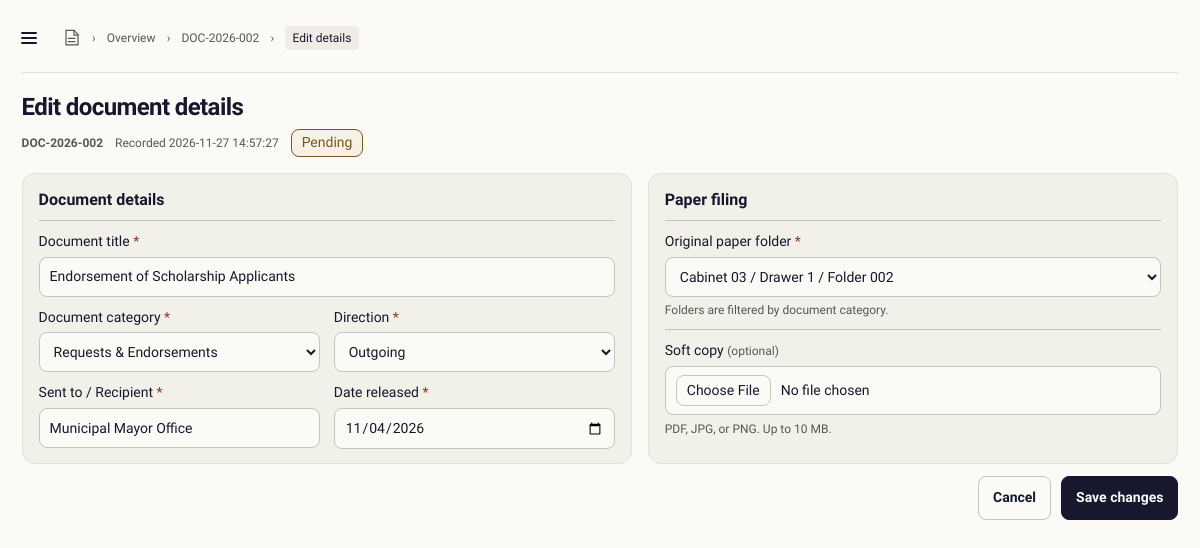
Screenshot of /documents/edit.php?id=1002 (signed in) with the database file from the repository.
### tables this page shows
CREATE TABLE Documents (
  document_id      INT AUTO_INCREMENT PRIMARY KEY,
  tracking_number  VARCHAR(30)  NOT NULL UNIQUE,
  title            VARCHAR(150) NOT NULL,
  type_id          INT NOT NULL,
  committee_id     INT NULL,
  direction        VARCHAR(20)  NOT NULL,
  sender_recipient VARCHAR(100) NOT NULL,
  date_received    DATE NOT NULL,
  status           VARCHAR(30)  NOT NULL DEFAULT 'Pending',
  location_id      INT NOT NULL,
  recorded_by      INT NOT NULL,
  created_at       DATETIME NOT NULL DEFAULT CURRENT_TIMESTAMP,
  CONSTRAINT chk_tracking  CHECK (tracking_number REGEXP '^DOC-[0-9]{4}-[0-9]{3}$'),
  CONSTRAINT chk_direction CHECK (direction IN ('Incoming','Outgoing')),
  CONSTRAINT chk_sender    CHECK (CHAR_LENGTH(TRIM(sender_recipient)) > 0),
  CONSTRAINT chk_status    CHECK (status IN ('Pending','In Process','Completed')),
  FOREIGN KEY (type_id)      REFERENCES Document_Types(type_id),
  FOREIGN KEY (committee_id) REFERENCES Committees(committee_id),
  FOREIGN KEY (location_id)  REFERENCES Storage_Locations(location_id),
  FOREIGN KEY (recorded_by)  REFERENCES Users(user_id)
) AUTO_INCREMENT=1001;

CREATE TABLE Document_Types (
  type_id      INT AUTO_INCREMENT PRIMARY KEY,
  type_name    VARCHAR(60) NOT NULL UNIQUE,
  is_financial BOOLEAN NOT NULL DEFAULT FALSE
) AUTO_INCREMENT=401;

CREATE TABLE Storage_Locations (
  location_id INT AUTO_INCREMENT PRIMARY KEY,
  type_id     INT NOT NULL,
  cabinet     VARCHAR(30) NOT NULL,
  drawer      VARCHAR(30) NOT NULL,
  folder      VARCHAR(30) NOT NULL,
  CONSTRAINT uq_location UNIQUE (cabinet, drawer, folder),
  FOREIGN KEY (type_id) REFERENCES Document_Types(type_id)
) AUTO_INCREMENT=501;

### config/database.php (called while the page is built, shortened)
<?php
function db(): PDO
{
    static $connection = null;
    if ($connection instanceof PDO) {
        return $connection;
    }
    $dsn = sprintf('mysql:host=%s;port=%s;dbname=%s;charset=utf8mb4', DB_HOST, DB_PORT, DB_NAME);
    $connection = new PDO($dsn, DB_USER, DB_PASSWORD, [
        PDO::ATTR_ERRMODE => PDO::ERRMODE_EXCEPTION,
        PDO::ATTR_DEFAULT_FETCH_MODE => PDO::FETCH_ASSOC,
        PDO::ATTR_EMULATE_PREPARES => false,
    ]);
    return $connection;
}

### includes/functions.php (called while the page is built, shortened)
<?php
function e($value): string
{
    return htmlspecialchars((string) $value, ENT_QUOTES | ENT_SUBSTITUTE, 'UTF-8');
}
function query_value(string $key, string $default = ''): string
{
    $value = $_GET[$key] ?? $default;
    return is_string($value) ? trim($value) : $default;
}
function document_browse_query(): array
{
    $query = array_filter(array_intersect_key($_GET, array_flip(['search', 'year', 'status'])), 'is_string');
    $origin = query_value('from');
    return $query;
}
function status_slug(string $status): string
{
    $slug = strtolower(trim($status));
    $slug = preg_replace('/[^a-z0-9]+/', '-', $slug) ?? '';
    return trim($slug, '-');
}

### includes/document-folder-field.php (the view, shortened to what this page needs)
<div class="modal-field">
    <label for="<?= e($folderFieldId) ?>">Original paper folder <b>*</b></label>
    <select id="<?= e($folderFieldId) ?>" name="location_id" required
            aria-describedby="<?= e($folderFieldId) ?>-hint<?= isset($formErrors['location_id']) ? ' ' . e($folderFieldId) . '-error' : '' ?>"<?= isset($formErrors['location_id']) ? ' aria-invalid="true"' : '' ?>>
        <?php foreach ($storageLocations as $location): ?>
            <?php
            $locationTypeId = (string) $location['type_id'];
            $matchesType = $folderTypeId === $locationTypeId;
            $selectedFolder = $matchesType && $formValues['location_id'] === (string) $location['location_id'];
            ?>
            <option value="<?= e($location['location_id']) ?>" data-type-id="<?= e($locationTypeId) ?>"<?= $selectedFolder ? ' selected' : '' ?>><?= e($location['cabinet']) ?> / <?= e($location['drawer']) ?> / <?= e($location['folder']) ?></option>
        <?php endforeach; ?>
    </select>
    <small id="<?= e($folderFieldId) ?>-hint" class="modal-field__hint" data-location-hint aria-live="polite"></small>
</div>

### documents/edit.php (shortened to what this page needs)
<?php
$documentId = filter_input(INPUT_GET, 'id', FILTER_VALIDATE_INT);
$document = null;
$documentTypes = [];
$storageLocations = [];
$formErrors = [];
$formValues = [
    'title' => '',
    'category' => '',
    'direction' => '',
    'sender_recipient' => '',
    'date_received' => '',
    'location_id' => '',
];
$loadError = false;
if (!is_int($documentId) || $documentId < 1) {
    http_response_code(404);
} else {
    try {
        $statement = db()->prepare(
            'SELECT d.document_id AS id, d.tracking_number, d.title, d.type_id,
                    d.direction, d.sender_recipient, d.date_received, d.status,
                    d.location_id, d.created_at, a.file_name AS soft_copy_name
             FROM Documents d
             LEFT JOIN Document_Soft_Copies a ON a.document_id = d.document_id
             WHERE d.document_id = :document_id
               AND NOT EXISTS (SELECT 1 FROM Document_Recycle_Bin b WHERE b.document_id = d.document_id)
             LIMIT 1'
        );
        $statement->execute(['document_id' => $documentId]);
        $document = $statement->fetch() ?: null;
        $documentTypes = db()->query(
            'SELECT type_id, type_name FROM Document_Types ORDER BY type_name'
        )->fetchAll();
        $storageLocations = db()->query(
            'SELECT location_id, type_id, cabinet, drawer, folder
             FROM Storage_Locations
             WHERE type_id IS NOT NULL
             ORDER BY type_id, cabinet, drawer, folder'
        )->fetchAll();
    } catch (PDOException $exception) {
        error_log('B-TRACK edit form load error: ' . $exception->getMessage());
        $loadError = true;
    }
    if ($document) {
        $formValues = [
            'title' => (string) $document['title'],
            'category' => (string) $document['type_id'],
            'direction' => (string) $document['direction'],
            'sender_recipient' => (string) $document['sender_recipient'],
            'date_received' => (string) $document['date_received'],
            'location_id' => (string) $document['location_id'],
        ];
    } elseif (!$loadError) {
        http_response_code(404);
    }
}
$browseQuery = document_browse_query();
$recordUrl = $document ? 'view.php?' . http_build_query(['id' => $document['id']] + $browseQuery) : '';
?>
<!DOCTYPE html>
<html lang="en">
<head>
    <link rel="stylesheet" href="../assets/css/theme.css">
    <link rel="stylesheet" href="../assets/css/dashboard.css">
</head>
<body>
    <div class="app-shell records-workspace">
        <main class="main-content edit-document-page" id="main-content">
            <div class="records-content">
                <header class="records-header record-detail-bar">
                    <?php require dirname(__DIR__) . '/includes/menu-button.php'; ?>
                    <?php require dirname(__DIR__) . '/includes/breadcrumb.php'; ?>
                </header>
                <?php if ($document && !$loadError): ?>
                    <section class="edit-document" aria-labelledby="edit-document-title">
                        <header class="record-detail-heading">
                            <div class="record-detail-title">
                                <h1 id="edit-document-title">Edit document details</h1>
                                <div class="record-detail-meta">
                                    <strong class="record-detail-code"><?= e($document['tracking_number']) ?></strong>
                                    <span>Recorded <time datetime="<?= e(str_replace(' ', 'T', $document['created_at'])) ?>"><?= e($document['created_at']) ?></time></span>
                                    <span class="record-status record-status--<?= e(status_slug((string) $document['status'])) ?>">
                                        <span class="sr-only">Current status: </span><?= e($document['status']) ?>
                                    </span>
                                </div>
                            </div>
                        </header>
                        <form class="edit-document-form" action="update.php?<?= e(http_build_query(['id' => $document['id']] + $browseQuery)) ?>" method="post" enctype="multipart/form-data" data-document-form>
                            <div class="document-fields-grid">
                                <section class="record-detail-panel document-fields-panel" aria-labelledby="edit-details-section-title">
                                    <h2 id="edit-details-section-title">Document details</h2>
                                    <div class="modal-form-grid">
                                        <label class="modal-field modal-field--wide">
                                            <span>Document title <b>*</b></span>
                                            <input id="edit-title" name="title" type="text" maxlength="150" required value="<?= e($formValues['title']) ?>"<?= isset($formErrors['title']) ? ' aria-invalid="true" aria-describedby="edit-title-error"' : '' ?>>
                                        </label>
                                        <label class="modal-field">
                                            <span>Document category <b>*</b></span>
                                            <select id="edit-category" name="category" required<?= isset($formErrors['category']) ? ' aria-invalid="true" aria-describedby="edit-category-error"' : '' ?>>
                                                <?php foreach ($documentTypes as $type): ?>
                                                    <option value="<?= e($type['type_id']) ?>"<?= $formValues['category'] === (string) $type['type_id'] ? ' selected' : '' ?>><?= e($type['type_name']) ?></option>
                                                <?php endforeach; ?>
                                            </select>
                                        </label>
                                        <label class="modal-field">
                                            <span>Direction <b>*</b></span>
                                            <select id="edit-direction" name="direction" required data-direction-select<?= isset($formErrors['direction']) ? ' aria-invalid="true" aria-describedby="edit-direction-error"' : '' ?>>
                                                <option value="Outgoing"<?= $formValues['direction'] === 'Outgoing' ? ' selected' : '' ?>>Outgoing</option>
                                            </select>
                                        </label>
                                        <label class="modal-field">
                                            <span data-party-label> <b>*</b></span>
                                            <input id="edit-sender-recipient" name="sender_recipient" type="text" maxlength="100" required value="<?= e($formValues['sender_recipient']) ?>"<?= isset($formErrors['sender_recipient']) ? ' aria-invalid="true" aria-describedby="edit-sender-recipient-error"' : '' ?>>
                                        </label>
                                        <label class="modal-field">
                                            <span data-transaction-label><?= $formValues['direction'] === 'Incoming' ? 'Date received' : ($formValues['direction'] === 'Outgoing' ? 'Date released' : 'Document date') ?> <b>*</b></span>
                                            <input id="edit-date-received" name="date_received" type="date" max="<?= e(date('Y-m-d')) ?>" required value="<?= e($formValues['date_received']) ?>"<?= isset($formErrors['date_received']) ? ' aria-invalid="true" aria-describedby="edit-date-received-error"' : '' ?>>
                                        </label>
                                    </div>
                                </section>
                                <section class="record-detail-panel document-fields-panel" aria-labelledby="edit-location-section-title">
                                    <h2 id="edit-location-section-title">Paper filing</h2>
                                    <?php
                                    $folderFieldId = 'edit-location_id';
                                    $folderTypeId = $formValues['category'];
                                    require __DIR__ . '/../includes/document-folder-field.php';
                                    ?>
                                    <?php require __DIR__ . '/../includes/soft-copy-field.php'; ?>
                                </section>
                            </div>
                            <footer class="edit-document-actions">
                                <a class="button button--secondary" href="<?= e($recordUrl) ?>">Cancel</a>
                                <button class="button button--primary" type="submit" data-document-submit><span data-submit-label>Save changes</span></button>
                            </footer>
                        </form>
                    </section>
                <?php endif; ?>
            </div>
        </main>
    </div>
</body>
</html>

### assets/css/theme.css (style rules this page uses)
:root { --workspace-surface: #fbfaf6; --rail-surface: #f1f0e9; --lane-surface: #efede5; --surface-rule: #e3e0d6; --control-fill: #e8e6de; --control-radius: 0.5rem; --panel-radius: 0.8rem; --canvas: var(--workspace-surface); --paper: var(--workspace-surface); --ink: #17182d; --folder: var(--ink); --accent-blue: var(--ink); --button-height: 2.75rem; --button-padding-inline: 0.875rem; --button-primary-hover: #2b2d49; --metal: #dad8d0; --muted-ink: #565852; --rule: #c5c5bd; --rule-strong: #888a82; --error: #9b3128; --success: #2f6145; --warning: #765a1d; --focus: var(--accent-blue); --typeface: "Geist", "Segoe UI", Arial, sans-serif; --font-title: 1.5rem; --font-emphasis: 1rem; --font-body: 0.875rem; --font-small: 0.75rem; --motion-fast: 160ms ease; }

### rows the page displays
documents: tracking_number "DOC-2026-002", created_at "2026-11-27 14:57:27", status "Pending", title "Endorsement of Scholarship Applicants", category "Requests & Endorsements", direction "Outgoing", sender_recipient "Municipal Mayor Office", date_received "11/04/2026", location_id "Cabinet 03 / Drawer 1 / Folder 002"

### other values shown
$item[0] "Overview"
$item[0] "DOC-2026-002"
$item[0] "Edit details"
